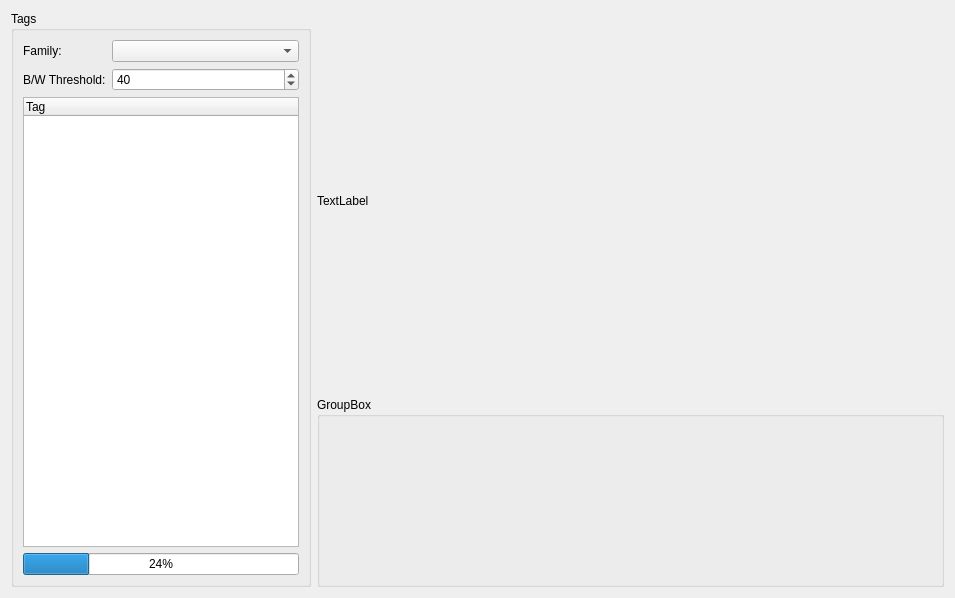
<?xml version="1.0" encoding="UTF-8"?>
<ui version="4.0">
 <class>TaggingWidget</class>
 <widget class="QWidget" name="TaggingWidget">
  <property name="geometry">
   <rect>
    <x>0</x>
    <y>0</y>
    <width>955</width>
    <height>598</height>
   </rect>
  </property>
  <property name="windowTitle">
   <string>Form</string>
  </property>
  <layout class="QGridLayout" name="gridLayout_2">
   <item row="2" column="1">
    <widget class="QGroupBox" name="identificationBox">
     <property name="title">
      <string>GroupBox</string>
     </property>
    </widget>
   </item>
   <item row="0" column="1" rowspan="2">
    <widget class="QLabel" name="imageLabel">
     <property name="text">
      <string>TextLabel</string>
     </property>
    </widget>
   </item>
   <item row="0" column="0" rowspan="3">
    <widget class="QGroupBox" name="tagBox">
     <property name="sizePolicy">
      <sizepolicy hsizetype="Maximum" vsizetype="Preferred">
       <horstretch>0</horstretch>
       <verstretch>0</verstretch>
      </sizepolicy>
     </property>
     <property name="minimumSize">
      <size>
       <width>300</width>
       <height>0</height>
      </size>
     </property>
     <property name="maximumSize">
      <size>
       <width>300</width>
       <height>16777215</height>
      </size>
     </property>
     <property name="title">
      <string>Tags</string>
     </property>
     <layout class="QVBoxLayout" name="verticalLayout">
      <item>
       <layout class="QFormLayout" name="formLayout">
        <item row="0" column="1">
         <widget class="QComboBox" name="familySelector"/>
        </item>
        <item row="0" column="0">
         <widget class="QLabel" name="familyLabel">
          <property name="text">
           <string>Family:</string>
          </property>
         </widget>
        </item>
        <item row="1" column="1">
         <widget class="QSpinBox" name="thresholdBox">
          <property name="minimum">
           <number>1</number>
          </property>
          <property name="maximum">
           <number>254</number>
          </property>
          <property name="value">
           <number>40</number>
          </property>
          <property name="displayIntegerBase">
           <number>10</number>
          </property>
         </widget>
        </item>
        <item row="1" column="0">
         <widget class="QLabel" name="thresholdLabel">
          <property name="text">
           <string>B/W Threshold:</string>
          </property>
         </widget>
        </item>
       </layout>
      </item>
      <item>
       <widget class="QTreeWidget" name="tagList">
        <column>
         <property name="text">
          <string notr="true">Tag</string>
         </property>
        </column>
       </widget>
      </item>
      <item>
       <widget class="QProgressBar" name="snapshotProgress">
        <property name="value">
         <number>24</number>
        </property>
       </widget>
      </item>
     </layout>
    </widget>
   </item>
  </layout>
 </widget>
 <resources/>
 <connections/>
</ui>
